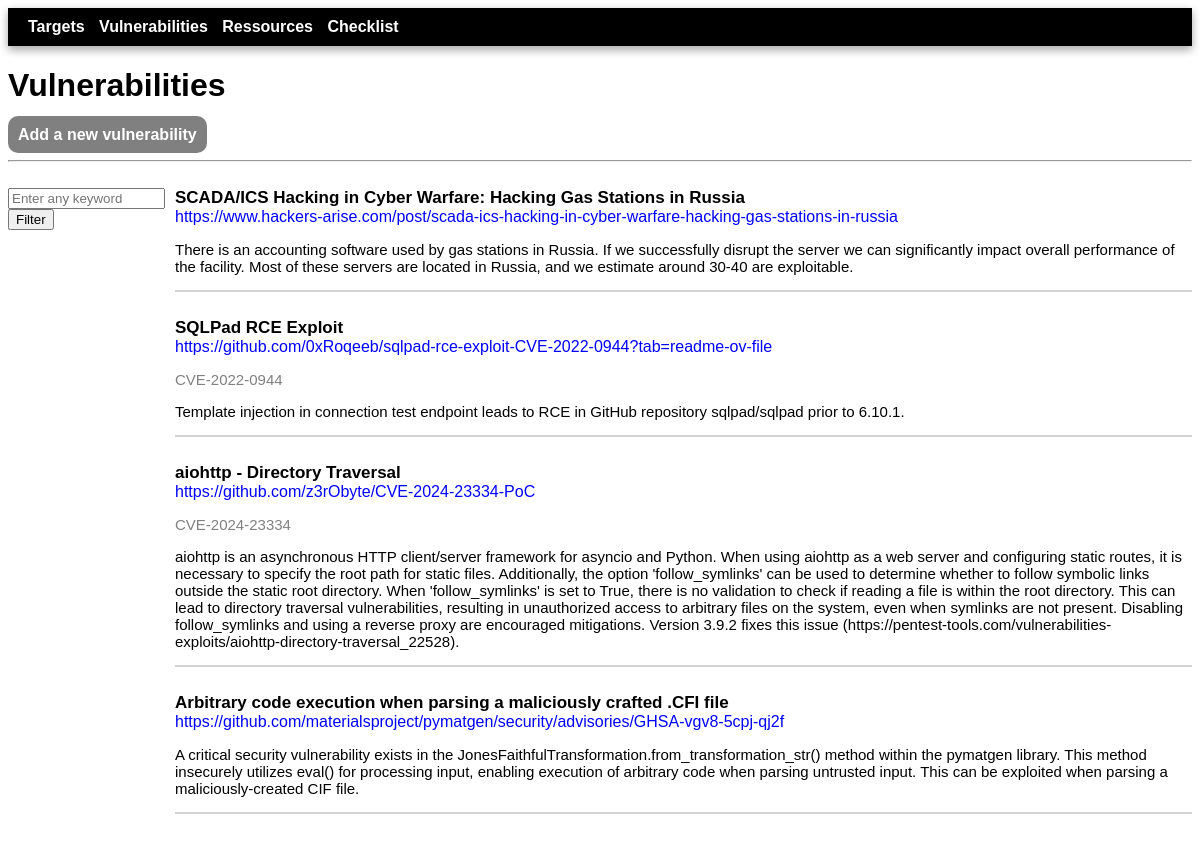
The page /vulnerabilities/ on the database its author committed.
### tms/models.py (models this page shows, shortened)
class Vulnerability(models.Model):
    class Category(models.TextChoices):
        ENUMERATION = 'Enumeration'
        WEB_VULNERABILIY = 'Web vulnerability'
        SERVICE_VULNERABILIY = 'Service vulnerability'
        PRIVESC = 'Privesc'
        OTHER = 'Other'
    name = models.fields.CharField(max_length=200, null=True)
    url = models.fields.URLField(null=True)
    description = models.fields.CharField(max_length=1000, null=True)
    category = models.fields.CharField(choices=Category.choices, max_length=100, null=True)
    cve = models.fields.CharField(max_length=15, null=True, blank=True)

### tms/views.py (the view, shortened to what this page needs)
# urls.py: path('vulnerabilities/', views.vulnerabilities, name='vulnerabilities'),
def vulnerabilities(request):
    vulnerabilities = Vulnerability.objects.all()
    vulnerabilities = vulnerabilities.order_by('-id').values()
    return render(request, 'tms/vulnerabilities.html', {'vulnerabilities' : vulnerabilities})

### tms/templates/tms/vulnerabilities.html (shortened to what this page needs)
{% extends 'tms/base.html' %}
{% block content %}
        <h1>Vulnerabilities</h1>
        <p><span class="submenu"><a href="{% url 'vulnerabilities-add' %}">Add a new vulnerability</a></span></p>
        <hr>
        <br>
        <div class="flex-container">
            <div style="flex-basis: 10%;">
                <form role="search" method="POST" class="searchbar">
                    <input type="search" placeholder="Enter any keyword" name="search_query">
                    <button type="submit">Filter</button>
                </form>
            </div>
            <div style="flex-basis: 90%;">
                {% for vulnerability in vulnerabilities %}
                <div class="vuln_list">
                    <strong style="font-size: 17px;">{{ vulnerability.name }}</strong><br>
                    <a href="{{ vulnerability.url }}" target="_blank">{{ vulnerability.url }}</a><br>
                    {% if vulnerability.cve %}
                        <p style="color: grey; font-size: 15px;">{{ vulnerability.cve }}</p>
                    {% endif %}
                    <p style="font-size: 15px;">{{ vulnerability.description }}</p>
                    <span class="notes_sep"><hr></span><br>
                </div>
                {% endfor %}
            </div>
        </div>
{% endblock %}

### tms/static/tms/styles.css (style rules this page uses)
* { font-family: Helvetica; }
.submenu a, form .button { background:grey; color: white; padding: 10px; font-weight: bold; border-radius: 10px; }
a { text-decoration: none; color: blue; }
.flex-container { display: flex; }
.notes_sep hr { border: 1px solid lightgrey; }
form { margin-right: auto; margin-left: auto; width: 500px; text-align: center; border: 1px solid lightgrey; padding: 20px; background-color: lightgrey; box-shadow: 0 4px 8px 0 rgba(0,0,0,0.2), 0 3px 10px 0 rgba(0,0,0,0.19); }
.vuln_list { margin-right: auto; margin-left: auto; width: 100%; }
form.searchbar { width: 10%; text-align: right; padding: 0px; margin-right: 10px; margin-left: 0px; border: none; box-shadow: none; background-color: lightgrey; }

### rows shown on the page
Vulnerability: name "SCADA/ICS Hacking in Cyber Warfare: Hacking Gas Stations in Russia", url "https://www.hackers-arise.com/post/scada-ics-hacking-in-cyber-warfare-hacking-gas-stations-in-russia", description "There is an accounting software used by gas stations in Russia. If we successfully disrupt the server we can significantly impact overall performance of the facility. Most of these servers are located in Russia, and we estimate around 30-40 are exploitable."
Vulnerability: name "SQLPad RCE Exploit", url "https://github.com/0xRoqeeb/sqlpad-rce-exploit-CVE-2022-0944?tab=readme-ov-file", cve "CVE-2022-0944", description "Template injection in connection test endpoint leads to RCE in GitHub repository sqlpad/sqlpad prior to 6.10.1."
Vulnerability: name "aiohttp - Directory Traversal", url "https://github.com/z3rObyte/CVE-2024-23334-PoC", cve "CVE-2024-23334", description "aiohttp is an asynchronous HTTP client/server framework for asyncio and Python. When using aiohttp as a web server and configuring static routes, it is necessary to specify the root path for static files. Additionally, the option 'follow_symlinks' can be used to determine whether to follow symbolic links outside the static root directory. When 'follow_symlinks' is set to True, there is no validation to check if reading a file is within the root directory. This can lead to directory traversal vulnerabilities, resulting in unauthorized access to arbitrary files on the system, even when symlinks are not present. Disabling follow_symlinks and using a reverse proxy are encouraged mitigations.…"
Vulnerability: name "Arbitrary code execution when parsing a maliciously crafted .CFI file", url "https://github.com/materialsproject/pymatgen/security/advisories/GHSA-vgv8-5cpj-qj2f", description "A critical security vulnerability exists in the JonesFaithfulTransformation.from_transformation_str() method within the pymatgen library. This method insecurely utilizes eval() for processing input, enabling execution of arbitrary code when parsing untrusted input. This can be exploited when parsing a maliciously-created CIF file."
